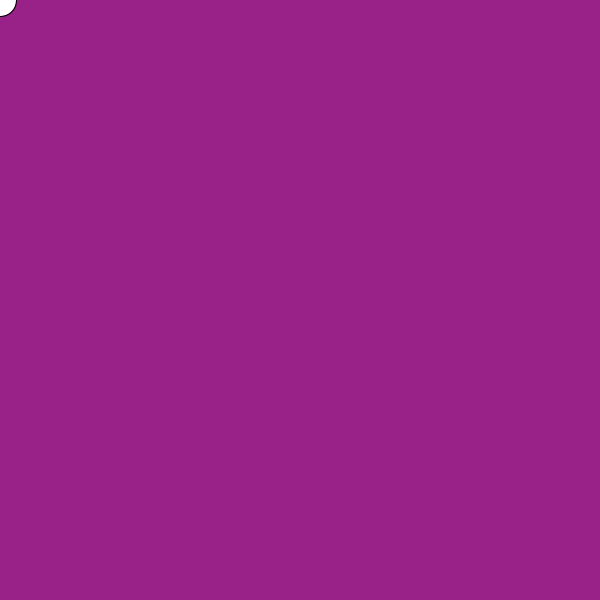
Frame 1 (no input)
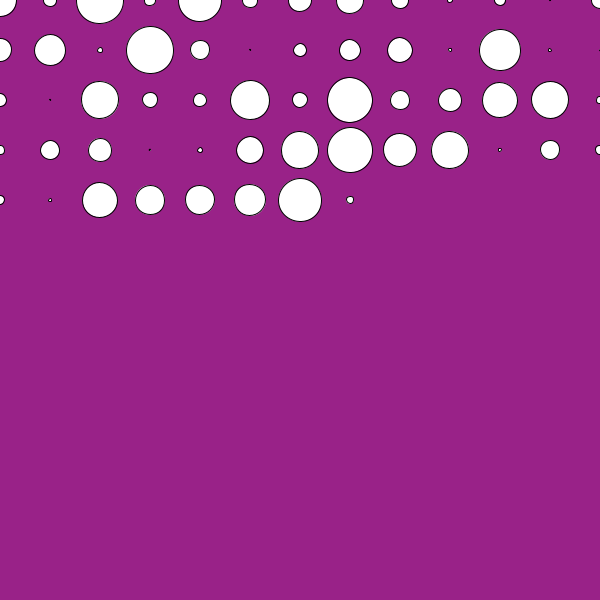
Frame 60 (the mouse pressed at the canvas centre just before this capture)
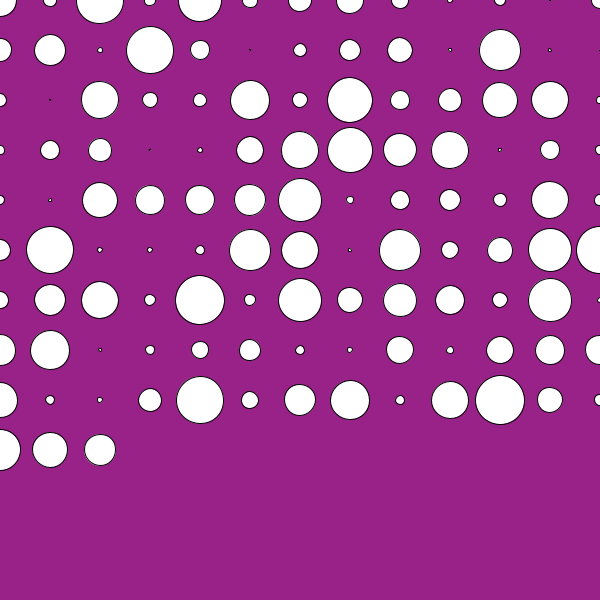
Frame 120 (the mouse held since frame 60 and released just before this capture)

The Processing sketch that drew these frames (run headless with seeded random() and noise(); from frame 60 on, the mouse is pressed at the canvas centre):

// Processing sketch: s10_grid
// ── s10_grid.pde
float x = 0;
float y = 0;
float sz;
void setup() {
  size(600, 600);
  background(#992288);
}
void draw() {
  sz = random(50);
  ellipse(x, y, sz, sz);
  
  x = x + 50;
  
  if(x > width) {
    x = 0;
    y = y + 50;
  }
  //if( y...
  // did we touch the bottom
  // of the screen?
}
void keyPressed() {
  if(key == 's') {
    save("result.png");
  }
}
